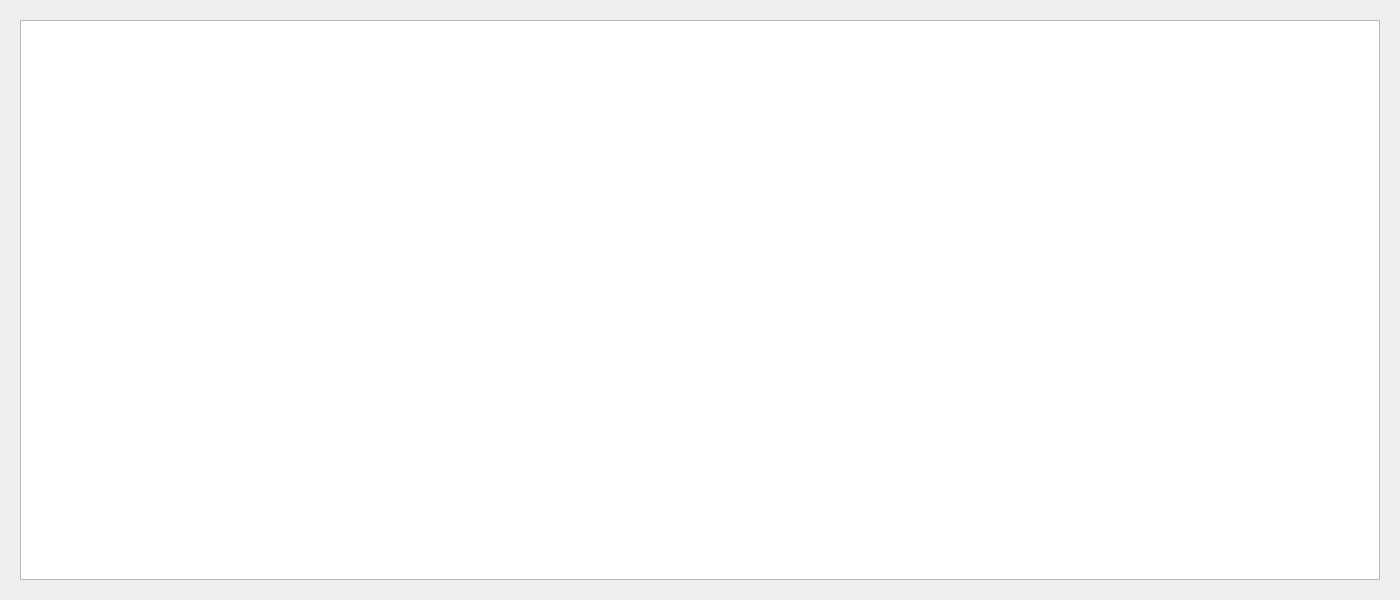
<?xml version="1.0" encoding="UTF-8"?>
<ui version="4.0">
 <class>widget_journal</class>
 <widget class="QWidget" name="widget_journal">
  <property name="geometry">
   <rect>
    <x>0</x>
    <y>0</y>
    <width>1400</width>
    <height>600</height>
   </rect>
  </property>
  <property name="windowTitle">
   <string>已完成项目信息</string>
  </property>
  <layout class="QHBoxLayout" name="horizontalLayout" stretch="0">
   <property name="spacing">
    <number>10</number>
   </property>
   <property name="leftMargin">
    <number>20</number>
   </property>
   <property name="topMargin">
    <number>20</number>
   </property>
   <property name="rightMargin">
    <number>20</number>
   </property>
   <property name="bottomMargin">
    <number>20</number>
   </property>
   <item>
    <widget class="QTableWidget" name="table_journal"/>
   </item>
  </layout>
 </widget>
 <resources/>
 <connections/>
</ui>
